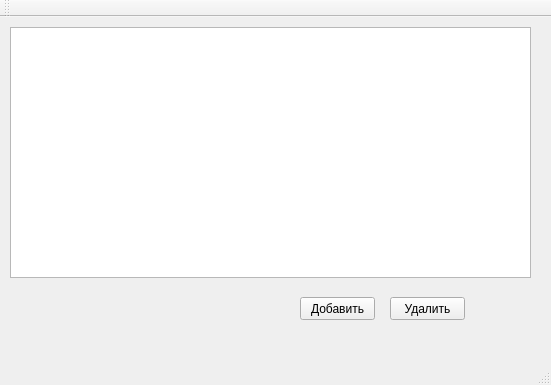
<?xml version="1.0" encoding="UTF-8"?>
<ui version="4.0">
 <class>MainWindow</class>
 <widget class="QMainWindow" name="MainWindow">
  <property name="geometry">
   <rect>
    <x>0</x>
    <y>0</y>
    <width>551</width>
    <height>385</height>
   </rect>
  </property>
  <property name="windowTitle">
   <string>MainWindow</string>
  </property>
  <widget class="QWidget" name="centralWidget">
   <widget class="QTableView" name="tableView">
    <property name="geometry">
     <rect>
      <x>10</x>
      <y>10</y>
      <width>521</width>
      <height>251</height>
     </rect>
    </property>
   </widget>
   <widget class="QPushButton" name="deleteButton">
    <property name="geometry">
     <rect>
      <x>390</x>
      <y>280</y>
      <width>75</width>
      <height>23</height>
     </rect>
    </property>
    <property name="text">
     <string>Удалить</string>
    </property>
   </widget>
   <widget class="QPushButton" name="addButton">
    <property name="geometry">
     <rect>
      <x>300</x>
      <y>280</y>
      <width>75</width>
      <height>23</height>
     </rect>
    </property>
    <property name="text">
     <string>Добавить</string>
    </property>
   </widget>
  </widget>
  <widget class="QMenuBar" name="menuBar">
   <property name="geometry">
    <rect>
     <x>0</x>
     <y>0</y>
     <width>551</width>
     <height>21</height>
    </rect>
   </property>
  </widget>
  <widget class="QToolBar" name="mainToolBar">
   <attribute name="toolBarArea">
    <enum>TopToolBarArea</enum>
   </attribute>
   <attribute name="toolBarBreak">
    <bool>false</bool>
   </attribute>
  </widget>
  <widget class="QStatusBar" name="statusBar"/>
 </widget>
 <layoutdefault spacing="6" margin="11"/>
 <resources/>
 <connections/>
</ui>
